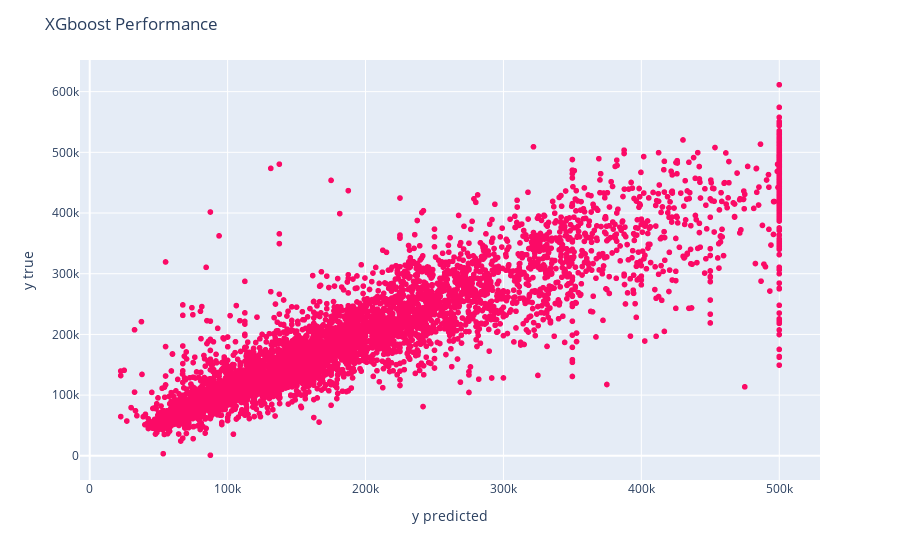

Notebook cell for this chart:
### Code cell
fig = px.scatter(x=y_val, y=y_pred).update_traces(marker=dict(color='#FB0A66'))
fig.update_layout(yaxis=dict(title='y true'),
                  xaxis=dict(title='y predicted'),
                title="XGboost Performance")
fig.show()

### Figure 1 — Plotly figure (JSON) as saved in the notebook; plotly's stock layout.template omitted (floating-point values rounded to 4 significant figures; data arrays with more than 128 entries replaced by an {"elided": "..."} marker saying what was removed)
{"data": [{"hovertemplate": "x=%{x}<br>y=%{y}<extra></extra>", "legendgroup": "", "marker": {"color": "#FB0A66", "symbol": "circle"}, "mode": "markers", "name": "", "showlegend": false, "type": "scattergl", "x": {"elided": "5160 int values"}, "xaxis": "x", "y": {"elided": "5160 float values"}, "yaxis": "y"}], "layout": {"legend": {"tracegroupgap": 0}, "margin": {"t": 60}, "title": {"text": "XGboost Performance"}, "xaxis": {"anchor": "y", "domain": [0, 1], "title": {"text": "y predicted"}}, "yaxis": {"anchor": "x", "domain": [0, 1], "title": {"text": "y true"}}}}
